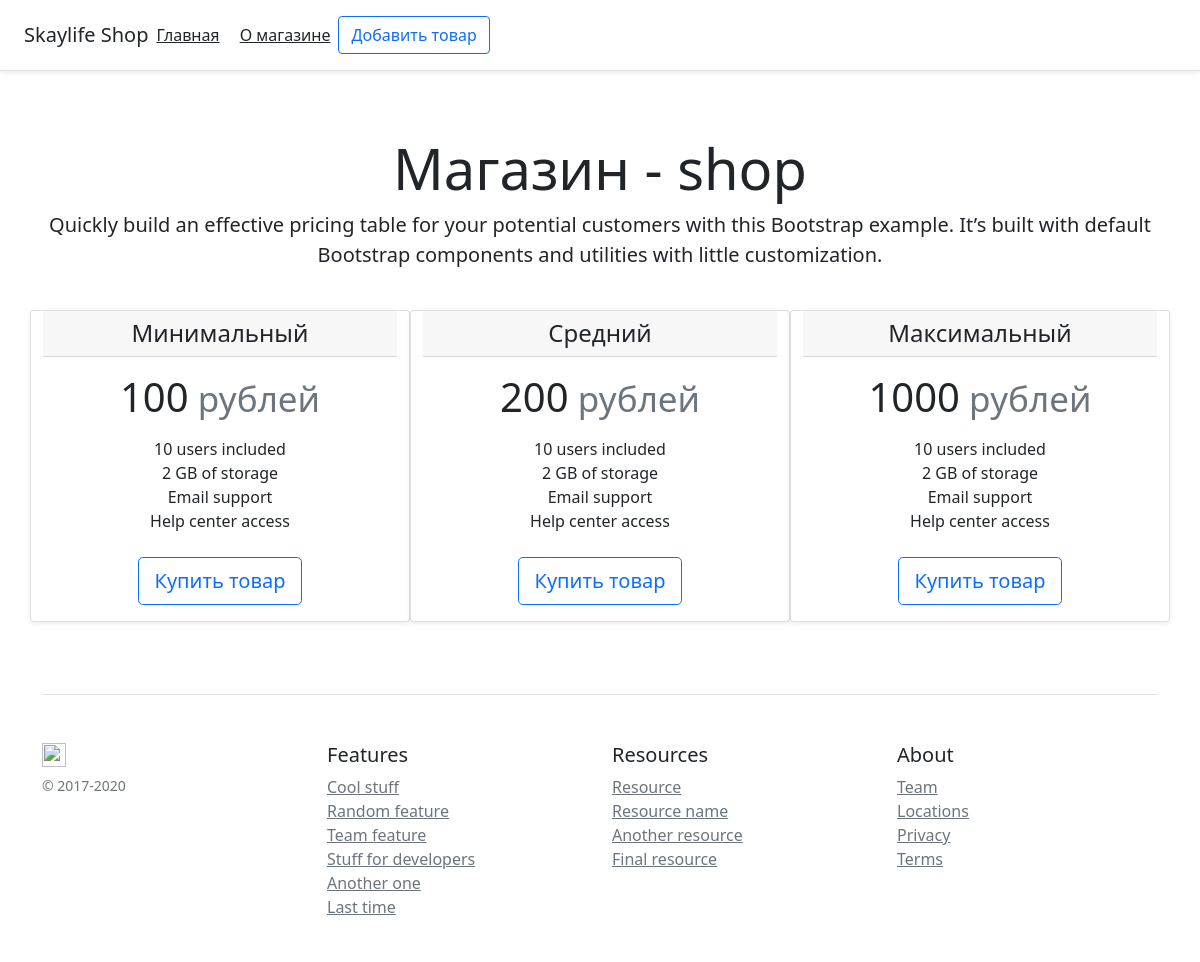
The page / on the database its author committed.
### main.py (models this page shows, shortened)
class Item(db.Model):
    id = db.Column(db.Integer, primary_key=True)
    title = db.Column(db.String(100), nullable=False)
    price = db.Column(db.Integer, nullable=False)
    isActive = db.Column(db.Boolean, default=True)
    text = db.Column(db.Text, nullable=False)

### main.py (the view)
@app.route('/')
def index():
    items = Item.query.order_by(Item.price).all()
    return render_template('index.html', data=items)

### templates/index.html (shortened to what this page needs)
{% extends 'base.html' %}
{% block body %}
<div class="pricing-header px-3 py-3 pt-md-5 pb-md-4 mx-auto text-center">
  <h1 class="display-4">Магазин - shop</h1>
  <p class="lead">Quickly build an effective pricing table for your potential customers with this Bootstrap example. It’s built with default Bootstrap components and utilities with little customization.</p>
</div>
<div class="container">
  <div class="row row-cols-1 row-cols-md-3 mb-3 text-center">
  {% for el in data %}
      <div class="card mb-4 shadow-sm">
        <div class="card-header">
          <h4 class="my-0 font-weight-normal">{{ el.title }}</h4>
        </div>
        <div class="card-body">
          <h1 class="card-title pricing-card-title">{{ el.price }}<small class="text-muted"> рублей</small></h1>
          <ul class="list-unstyled mt-3 mb-4">
            <li>10 users included</li>
            <li>2 GB of storage</li>
            <li>Email support</li>
            <li>Help center access</li>
          </ul>
          <a href="/post/{{ el.id }}" class="btn btn-lg btn-block btn-outline-primary">Купить товар</a>
        </div>
      </div>
  {% endfor %}
  </div>
{% endblock %}

### templates/base.html (shortened to what this page needs)
<!DOCTYPE html>
<html lang="en">
<head>
<link rel="stylesheet" href="https://stackpath.bootstrapcdn.com/bootstrap/5.0.0-alpha1/css/bootstrap.min.css">
</head>
<body>
<div class="d-flex flex-column flex-md-row align-items-center p-3 px-md-4 mb-3 bg-white border-bottom shadow-sm">
  <h5 class="my-0 mr-md-auto font-weight-normal">Skaylife Shop</h5>
  <nav class="my-2 my-md-0 mr-md-3">
    <a class="p-2 text-dark" href="/">Главная</a>
    <a class="p-2 text-dark" href="/about">О магазине</a>
  </nav>
  <a class="btn btn-outline-primary" href="/create">Добавить товар</a>
</div>
{% block body %} {% endblock %}
  <footer class="pt-4 my-md-5 pt-md-5 border-top">
    <div class="row">
      <div class="col-12 col-md">
        <img class="mb-2" src="/docs/5.0/assets/brand/bootstrap-solid.svg" alt="" width="24" height="24">
        <small class="d-block mb-3 text-muted">© 2017-2020</small>
      </div>
      <div class="col-6 col-md">
        <h5>Features</h5>
        <ul class="list-unstyled text-small">
          <li><a class="link-secondary" href="#">Cool stuff</a></li>
          <li><a class="link-secondary" href="#">Random feature</a></li>
          <li><a class="link-secondary" href="#">Team feature</a></li>
          <li><a class="link-secondary" href="#">Stuff for developers</a></li>
          <li><a class="link-secondary" href="#">Another one</a></li>
          <li><a class="link-secondary" href="#">Last time</a></li>
        </ul>
      </div>
      <div class="col-6 col-md">
        <h5>Resources</h5>
        <ul class="list-unstyled text-small">
          <li><a class="link-secondary" href="#">Resource</a></li>
          <li><a class="link-secondary" href="#">Resource name</a></li>
          <li><a class="link-secondary" href="#">Another resource</a></li>
          <li><a class="link-secondary" href="#">Final resource</a></li>
        </ul>
      </div>
      <div class="col-6 col-md">
        <h5>About</h5>
        <ul class="list-unstyled text-small">
          <li><a class="link-secondary" href="#">Team</a></li>
          <li><a class="link-secondary" href="#">Locations</a></li>
          <li><a class="link-secondary" href="#">Privacy</a></li>
          <li><a class="link-secondary" href="#">Terms</a></li>
        </ul>
      </div>
    </div>
  </footer>
</div>
</body>
</html>

### rows shown on the page
Item: title "Минимальный", price "100"
Item: title "Средний", price "200"
Item: title "Максимальный", price "1000"
